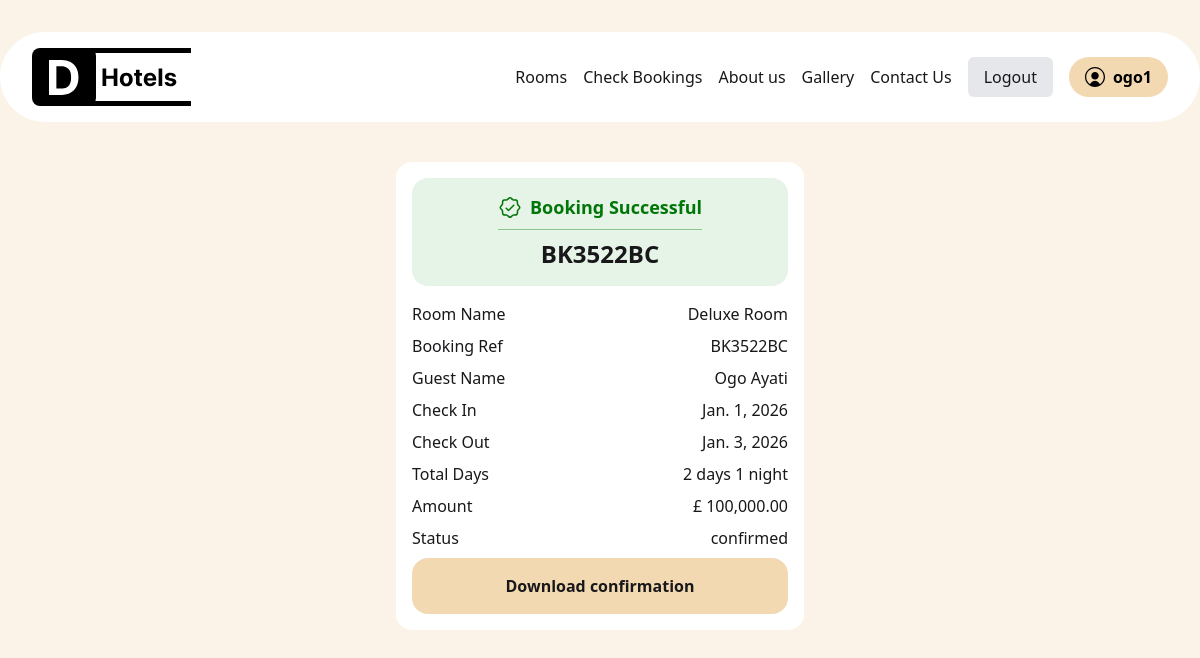
Page /payment-success/BK3522BC (signed in) on the committed database.
### hotelApp/models.py (models this page shows, shortened)
class HotelUsers(AbstractUser):
    full_name = models.CharField(max_length=150)
    email = models.CharField(max_length=50, unique=True)
    phone_no = models.CharField(max_length=50)

class Booking(models.Model):
    user = models.ForeignKey(AUTH_USER_MODEL, on_delete=models.SET_NULL, null=True, blank=True)
    room = models.ForeignKey(HotelRoomsModel, related_name="bookings", on_delete=models.CASCADE )
    check_in = models.DateField(max_length=50)
    check_out = models.DateField(max_length=50)
    amount = models.DecimalField(max_digits=10, decimal_places=2, default=0)
    guest_name = models.CharField(max_length=200)
    guest_email = models.EmailField()
    guest_phone = models.CharField(max_length=20)
    booking_ref = models.CharField(max_length=20, unique=True, blank=True, null=True )
    status = models.CharField(max_length=40, choices=STATUS_CHOICES, null=True, blank=True, default="pending")
    payment_refrence = models.CharField(max_length=100, blank=True, null=True, unique=True)
    created_at = models.DateTimeField(auto_now_add=True, null=True, blank=True)

class HotelRoomsModel(models.Model):
    room_name = models.CharField(max_length=100)
    slug = AutoSlugField(populate_from='room_name', null=True, blank=True)
    room_image = models.ImageField(null=True, blank=True, upload_to="media/")
    room_description = models.TextField(max_length=2000)
    room_no = models.IntegerField()
    room_price = models.IntegerField()
    room_dimension = models.CharField(max_length=50)
    room_bed_no = models.CharField(max_length=50)
    room_occupants_no = models.CharField(max_length=100)
    room_meal_access = models.CharField(max_length=100)
    room_electricity = models.BooleanField(default=True)
    room_AC = models.BooleanField(default=True)
    room_pool_access = models.BooleanField(default=True)

### hotelApp/views.py (the view)
# urls.py: path('payment-success/<str:ref>', success_view, name="payment-success" ),
def success_view(request, ref):
    booking = Booking.objects.get(booking_ref=ref)
    context= {
        "booking" : booking,
    }
    return render(request, "success.html", context)

### hotelApp/templates/success.html
{% extends 'index.html' %}
{% load static %}
{% block content %}
{% load humanize %}
    <div class="w-full bg-[#FBF3E7]  h-dvh">
        {% include 'components/navbar.html' %}
        <div class="w-full flex items-center justify-center pt-10">
            <div class="w-[408px] flex flex-col  bg-white p-4 rounded-2xl gap-4" >
                <div class="w-full flex items-center bg-[#E6F3E7] justify-center rounded-2xl flex-col p-4 gap-2">
                    <span class="flex flex-row gap-2 pb-2 border-b border-[#8AC68E]">
                        <img src="{% static 'icons/green-check.svg' %}"></img>
                         <h2 class="text-[18px] font-semibold text-[#007609]"> Booking Successful</h2>
                    </span>
                    <h3 class=" font-bold text-2xl"> {{ booking.booking_ref }} </h3>
                </div>
                <div class="w-full flex flex-col gap-2 ">
                    <div class="w-full flex justify-between">
                        <p> Room Name</p>
                        <p> {{ booking.room.room_name }}</p>
                    </div>
                    <div class="w-full flex justify-between">
                        <p> Booking Ref </p>
                        <p> {{ booking.booking_ref }} </p>
                    </div>
                    <div class="w-full flex justify-between">
                        <p>Guest Name</p>
                        <p> {{ booking.guest_name }}</p>
                    </div>
                    <div class="w-full flex justify-between">
                        <p> Check In </p>
                        <p> {{ booking.check_in }}</p>
                    </div>
                    <div class="w-full flex justify-between">
                        <p> Check Out </p>
                        <p> {{ booking.check_out }} </p>
                    </div>
                    <div class="w-full flex justify-between">
                        <p> Total Days </p>
                        <p> 2 days 1 night </p>
                    </div>
                    <div class="w-full flex justify-between">
                        <p> Amount </p>
                        <p> £ {{ booking.amount|intcomma }}</p>
                    </div>
                    <div class="w-full flex justify-between">
                        <p> Status </p>
                        <p> {{ booking.status }} </p>
                    </div>
                    <a class="w-full p-4 font-semibold bg-[#F2D9B1] rounded-2xl flex justify-center items-center" href="{% url 'download_page' %}"> Download confirmation </a>
                </div>
            </div>
        </div>
    </div>
{% endblock %}

### hotelApp/templates/components/navbar.html
{% load static %}
<div class="w-full flex justify-center pt-8 " >
    <div class=" bg-white w-[1300px] rounded-full">
        <div class="w-full flex justify-between py-4 px-8 ">
            <a href="{% url 'home' %}">   <img src="{% static 'images/hotel-logo.svg' %}" alt="" srcset=""> </a>
            <div class="flex flex-row items-center gap-4 ">
                <p> Rooms </p>
                <a href="{% url 'check-booking' %}"> Check Bookings </a>
                <p> About us </p>
                <p> Gallery </p>
                <p> Contact Us </p>
                {% if user.is_authenticated %}
               <a href="{% url 'logout' %}">  <div class="px-4 py-2 rounded-md bg-gray-200">  Logout  </div></a>
                <div class="px-4 py-2 bg-[#F2D9B1] font-semibold text-black flex flex-row rounded-full gap-2">
                <img src="{% static 'icons/acc-icon.svg' %}" alt="" srcset="">
                <p> {{ user.username }}</p>
                </div>
                {% else %}
                <button class="px-4 py-2 bg-[#F2D9B1] font-semibold text-black rounded-md"> View Rooms </button>
                {% endif %}
            </div>
        </div>
    </div>
</div>

### rows in the picture
HotelUsers: username "ogo1"
Booking: booking_ref "BK3522BC", room.room_name "Deluxe Room", guest_name "Ogo Ayati", check_in "Jan. 1, 2026", check_out "Jan. 3, 2026", amount "100,000.00", status "confirmed"
